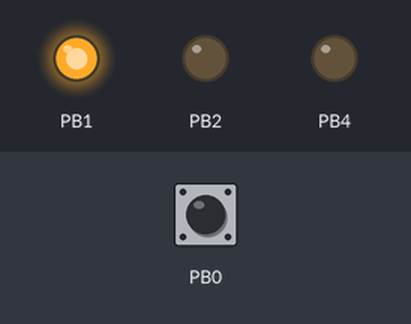
A program run on a simulated ATtiny13, built with avr-gcc and emulated at 1.2 MHz. Shown: output pins drawn as LEDs (lit = HIGH). Inputs (shaded band) come from the test bench; at power-on: PB0 LOW.

Above: at 1.2 s.
1.3 s: PB0 pulled LOW for 0.15 s
At 2.1 s:
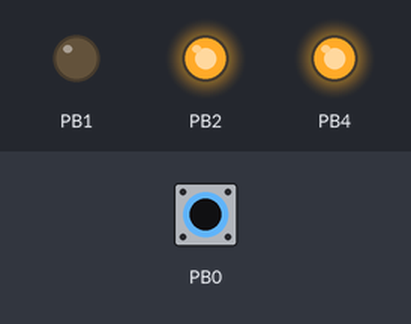
At 3.6 s:
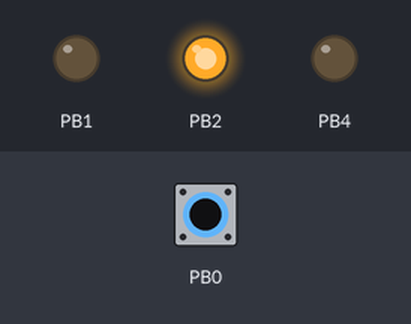
Timing chart, 0 to 5.1 s (numbered marks = the images above; inputs shaded):
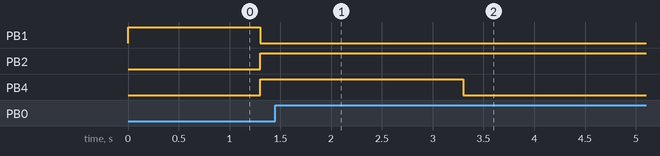

Measured:
- after the input at 1.3 s, PB1: HIGH → LOW at once; PB2: LOW → HIGH at once; PB4: LOW → HIGH at once, → LOW 2.0 s later

The program:

main.c
```c
#define F_CPU 1200000L
#include <avr/io.h>
#include <util/delay.h>


int main(void)
{
    unsigned char buttonpress=0;
	unsigned char i;
	DDRB = 0b00010110;
	PORTB = 0b00000011;
    while (1)
    {
		if (!(PINB&0b00000001))
		{
			if (buttonpress<5)
			{
				buttonpress++;
			}
			else
			{
				PORTB = 0b00010100;
				_delay_ms(2000);
				for (i=0;i < 58; i++)
				{
					PORTB = 0b00000100;
					_delay_ms(1000);
				}
				PORTB = 0b00000101;
			}
		}
		else
		{
			if (buttonpress>0)
			{
				buttonpress--;
			}
			else
			{
				PORTB = 0b00000011;
			}
		}
    }
}
```
